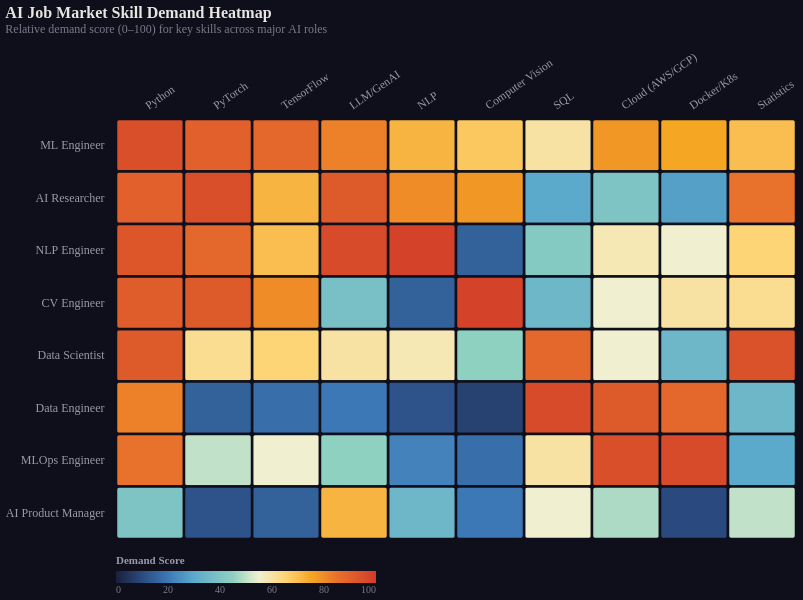

Vega-Lite specification for this chart:
### Vega-Lite specification from a JSON file in a GitHub repository (floating-point values rounded to 4 significant figures)
{"$schema": "https://vega.github.io/schema/vega-lite/v5.json", "title": {"text": "AI Job Market Skill Demand Heatmap", "subtitle": "Relative demand score (0–100) for key skills across major AI roles", "color": "#e8e6e1", "subtitleColor": "#7a7a8a", "fontSize": 16, "subtitleFontSize": 12, "anchor": "start", "offset": 16}, "width": 680, "height": 420, "background": "#0e0f1a", "config": {"font": "DM Sans", "view": {"stroke": null}, "axis": {"domain": false, "ticks": false, "labelColor": "#9a9aaa", "labelFontSize": 11.5, "labelFontWeight": 400, "titleColor": "#7a7a8a", "titleFontSize": 12, "titleFontWeight": 500, "titlePadding": 14, "gridColor": "#1e1f30"}}, "data": {"values": [{"role": "ML Engineer", "skill": "Python", "demand": 95}, {"role": "ML Engineer", "skill": "TensorFlow", "demand": 88}, {"role": "ML Engineer", "skill": "PyTorch", "demand": 90}, {"role": "ML Engineer", "skill": "SQL", "demand": 60}, {"role": "ML Engineer", "skill": "Cloud (AWS/GCP)", "demand": 78}, {"role": "ML Engineer", "skill": "NLP", "demand": 72}, {"role": "ML Engineer", "skill": "Docker/K8s", "demand": 75}, {"role": "ML Engineer", "skill": "Statistics", "demand": 70}, {"role": "ML Engineer", "skill": "LLM/GenAI", "demand": 82}, {"role": "ML Engineer", "skill": "Computer Vision", "demand": 68}, {"role": "Data Scientist", "skill": "Python", "demand": 92}, {"role": "Data Scientist", "skill": "TensorFlow", "demand": 65}, {"role": "Data Scientist", "skill": "PyTorch", "demand": 62}, {"role": "Data Scientist", "skill": "SQL", "demand": 88}, {"role": "Data Scientist", "skill": "Cloud (AWS/GCP)", "demand": 55}, {"role": "Data Scientist", "skill": "NLP", "demand": 58}, {"role": "Data Scientist", "skill": "Docker/K8s", "demand": 35}, {"role": "Data Scientist", "skill": "Statistics", "demand": 94}, {"role": "Data Scientist", "skill": "LLM/GenAI", "demand": 60}, {"role": "Data Scientist", "skill": "Computer Vision", "demand": 45}, {"role": "AI Researcher", "skill": "Python", "demand": 90}, {"role": "AI Researcher", "skill": "TensorFlow", "demand": 72}, {"role": "AI Researcher", "skill": "PyTorch", "demand": 95}, {"role": "AI Researcher", "skill": "SQL", "demand": 30}, {"role": "AI Researcher", "skill": "Cloud (AWS/GCP)", "demand": 40}, {"role": "AI Researcher", "skill": "NLP", "demand": 80}, {"role": "AI Researcher", "skill": "Docker/K8s", "demand": 28}, {"role": "AI Researcher", "skill": "Statistics", "demand": 85}, {"role": "AI Researcher", "skill": "LLM/GenAI", "demand": 92}, {"role": "AI Researcher", "skill": "Computer Vision", "demand": 78}, {"role": "Data Engineer", "skill": "Python", "demand": 82}, {"role": "Data Engineer", "skill": "TensorFlow", "demand": 18}, {"role": "Data Engineer", "skill": "PyTorch", "demand": 15}, {"role": "Data Engineer", "skill": "SQL", "demand": 96}, {"role": "Data Engineer", "skill": "Cloud (AWS/GCP)", "demand": 92}, {"role": "Data Engineer", "skill": "NLP", "demand": 12}, {"role": "Data Engineer", "skill": "Docker/K8s", "demand": 88}, {"role": "Data Engineer", "skill": "Statistics", "demand": 35}, {"role": "Data Engineer", "skill": "LLM/GenAI", "demand": 20}, {"role": "Data Engineer", "skill": "Computer Vision", "demand": 8}, {"role": "MLOps Engineer", "skill": "Python", "demand": 85}, {"role": "MLOps Engineer", "skill": "TensorFlow", "demand": 55}, {"role": "MLOps Engineer", "skill": "PyTorch", "demand": 50}, {"role": "MLOps Engineer", "skill": "SQL", "demand": 60}, {"role": "MLOps Engineer", "skill": "Cloud (AWS/GCP)", "demand": 95}, {"role": "MLOps Engineer", "skill": "NLP", "demand": 22}, {"role": "MLOps Engineer", "skill": "Docker/K8s", "demand": 96}, {"role": "MLOps Engineer", "skill": "Statistics", "demand": 30}, {"role": "MLOps Engineer", "skill": "LLM/GenAI", "demand": 45}, {"role": "MLOps Engineer", "skill": "Computer Vision", "demand": 18}, {"role": "NLP Engineer", "skill": "Python", "demand": 93}, {"role": "NLP Engineer", "skill": "TensorFlow", "demand": 70}, {"role": "NLP Engineer", "skill": "PyTorch", "demand": 88}, {"role": "NLP Engineer", "skill": "SQL", "demand": 42}, {"role": "NLP Engineer", "skill": "Cloud (AWS/GCP)", "demand": 58}, {"role": "NLP Engineer", "skill": "NLP", "demand": 98}, {"role": "NLP Engineer", "skill": "Docker/K8s", "demand": 55}, {"role": "NLP Engineer", "skill": "Statistics", "demand": 65}, {"role": "NLP Engineer", "skill": "LLM/GenAI", "demand": 96}, {"role": "NLP Engineer", "skill": "Computer Vision", "demand": 15}, {"role": "CV Engineer", "skill": "Python", "demand": 91}, {"role": "CV Engineer", "skill": "TensorFlow", "demand": 80}, {"role": "CV Engineer", "skill": "PyTorch", "demand": 92}, {"role": "CV Engineer", "skill": "SQL", "demand": 35}, {"role": "CV Engineer", "skill": "Cloud (AWS/GCP)", "demand": 55}, {"role": "CV Engineer", "skill": "NLP", "demand": 15}, {"role": "CV Engineer", "skill": "Docker/K8s", "demand": 60}, {"role": "CV Engineer", "skill": "Statistics", "demand": 62}, {"role": "CV Engineer", "skill": "LLM/GenAI", "demand": 38}, {"role": "CV Engineer", "skill": "Computer Vision", "demand": 98}, {"role": "AI Product Manager", "skill": "Python", "demand": 40}, {"role": "AI Product Manager", "skill": "TensorFlow", "demand": 15}, {"role": "AI Product Manager", "skill": "PyTorch", "demand": 12}, {"role": "AI Product Manager", "skill": "SQL", "demand": 55}, {"role": "AI Product Manager", "skill": "Cloud (AWS/GCP)", "demand": 48}, {"role": "AI Product Manager", "skill": "NLP", "demand": 35}, {"role": "AI Product Manager", "skill": "Docker/K8s", "demand": 10}, {"role": "AI Product Manager", "skill": "Statistics", "demand": 50}, {"role": "AI Product Manager", "skill": "LLM/GenAI", "demand": 72}, {"role": "AI Product Manager", "skill": "Computer Vision", "demand": 20}]}, "mark": {"type": "rect", "cornerRadius": 3, "stroke": "#0e0f1a", "strokeWidth": 2.5}, "encoding": {"x": {"field": "skill", "type": "nominal", "sort": ["Python", "PyTorch", "TensorFlow", "LLM/GenAI", "NLP", "Computer Vision", "SQL", "Cloud (AWS/GCP)", "Docker/K8s", "Statistics"], "axis": {"orient": "top", "title": null, "labelAngle": -35, "labelPadding": 8}, "scale": {}}, "y": {"field": "role", "type": "nominal", "sort": ["ML Engineer", "AI Researcher", "NLP Engineer", "CV Engineer", "Data Scientist", "Data Engineer", "MLOps Engineer", "AI Product Manager"], "axis": {"title": null, "labelPadding": 12, "labelFontSize": 12}, "scale": {}}, "color": {"field": "demand", "type": "quantitative", "scale": {"domain": [0, 10, 20, 30, 45, 55, 65, 75, 85, 100], "range": ["#1B1F3B", "#2A4A7F", "#3C78B5", "#5BAACC", "#8ED1C0", "#F0F0D0", "#FDD576", "#F5A623", "#E8712B", "#D13B29", "#7A0C1E"], "interpolate": "lab"}, "legend": {"title": "Demand Score", "titleColor": "#9a9aaa", "titleFontSize": 11, "labelColor": "#7a7a8a", "labelFontSize": 10, "gradientLength": 260, "gradientThickness": 12, "orient": "bottom", "direction": "horizontal", "offset": 16}}, "tooltip": [{"field": "role", "type": "nominal", "title": "Role"}, {"field": "skill", "type": "nominal", "title": "Skill"}, {"field": "demand", "type": "quantitative", "title": "Demand Score"}]}, "transform": [], "params": []}
